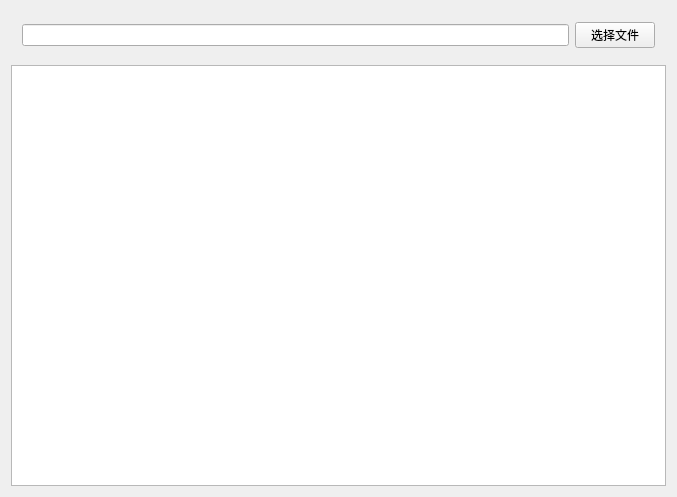
<?xml version="1.0" encoding="UTF-8"?>
<ui version="4.0">
 <class>Widget</class>
 <widget class="QWidget" name="Widget">
  <property name="geometry">
   <rect>
    <x>0</x>
    <y>0</y>
    <width>677</width>
    <height>497</height>
   </rect>
  </property>
  <property name="windowTitle">
   <string>Widget</string>
  </property>
  <layout class="QVBoxLayout" name="verticalLayout">
   <item>
    <widget class="QWidget" name="widget" native="true">
     <layout class="QHBoxLayout" name="horizontalLayout">
      <item>
       <widget class="QLineEdit" name="filePath"/>
      </item>
      <item>
       <widget class="QPushButton" name="selectFile">
        <property name="text">
         <string>选择文件</string>
        </property>
       </widget>
      </item>
     </layout>
    </widget>
   </item>
   <item>
    <widget class="QTextEdit" name="textEdit"/>
   </item>
  </layout>
 </widget>
 <layoutdefault spacing="6" margin="11"/>
 <resources/>
 <connections/>
</ui>
